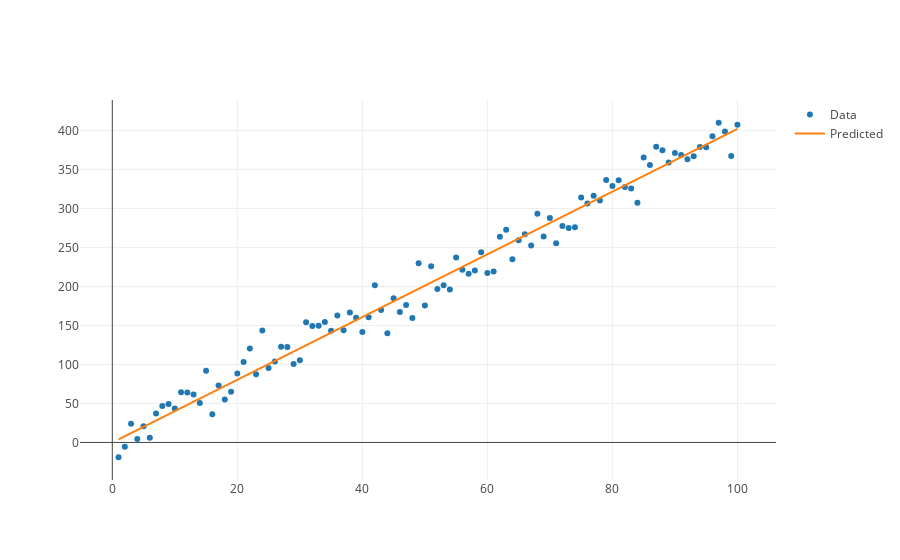

The cell this chart's notebook holds for it:
### Code cell
trace0 = go.Scatter(
    x=x,
    y=y,
    mode='markers',
    name='Data'
)
trace1 = go.Scatter(
    x=x,
    y=y_pred,
    name='Predicted'
)
layout = go.Layout(
    showlegend=True,
    height=700
)
fig = go.Figure(data=[trace0, trace1], layout=layout)
plotly.iplot(fig)
